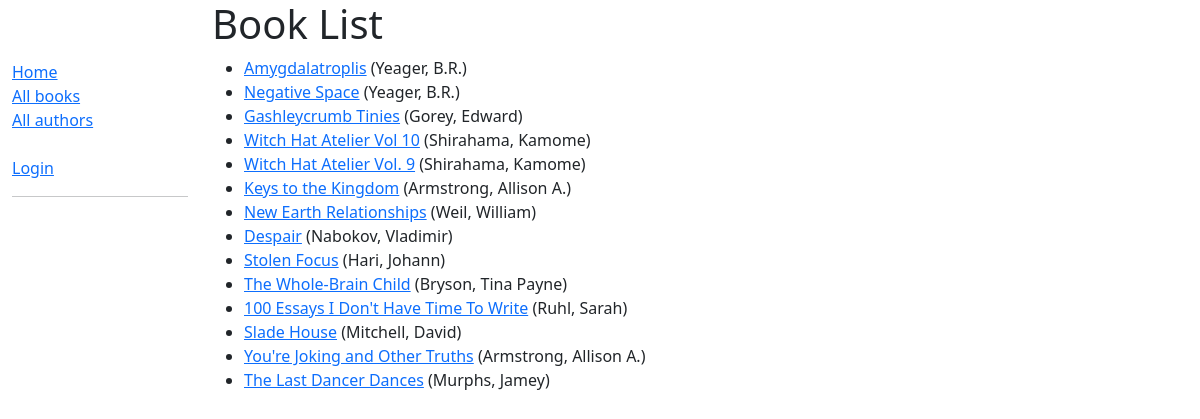
/catalog/books/, run on the app's committed database.
### catalog/models.py (models this page shows, shortened)
class Book(models.Model):
    title = models.CharField(max_length=200)
    volume = models.IntegerField(null=True, blank=True)
    author = models.ForeignKey('Author', on_delete=models.RESTRICT, null=True)
    summary = models.TextField(
        max_length=1000, help_text="Enter a brief description of the book")
    ibsn = models.CharField('IBSN', max_length=13,
                            unique=True, help_text='13 Characters <a '
                                                   'href="https://www.isbn-international.org/content/what-isbn'
                                                   '">ISBN number</a>')
    genre = models.ManyToManyField(Genre, help_text="Select a genre for this book")
    language = models.ForeignKey(
        'Language', on_delete=models.SET_NULL, null=True)
    def get_absolute_url(self):
        return reverse('book-detail', args=[str(self.id)])
    def display_genre(self):
        """Create a string for the Genre. This is required to display genre in Admin."""
        return ', '.join(genre.name for genre in self.genre.all()[:3])
    display_genre.short_description = 'Genre'

class Author(models.Model):
    first_name = models.CharField(max_length=100)
    last_name = models.CharField(max_length=100)
    date_of_birth = models.DateField("born", null=True, blank=True)
    date_of_death = models.DateField('died', null=True, blank=True)
    nationality = models.CharField(max_length=200, blank=True)
    class Meta:
        ordering = ['last_name', 'first_name']
    def __str__(self):
        return f'{self.last_name}, {self.first_name}'

### catalog/views.py (the view)
# urls.py: path('books/', views.BookListView.as_view(), name='books'),
class BookListView(generic.ListView):
    model = Book
    paginate_by = 20

### catalog/templates/catalog/book_list.html
{% extends "base_generic.html" %}
{% block content %}
  <h1>Book List</h1>
  {% if book_list %}
    <ul>
      {% for book in book_list %}
      <li>
        <a href="{{ book.get_absolute_url }}">{{ book.title }}</a>
        ({{book.author}})
      </li>
      {% endfor %}
    </ul>
  {% else %}
    <p>There are no books in the library.</p>
  {% endif %}
{% endblock %}

### data on the page
Book: title "Amygdalatroplis", author "Yeager, B.R."
Book: title "Negative Space", author "Yeager, B.R."
Book: title "Gashleycrumb Tinies", author "Gorey, Edward"
Book: title "Witch Hat Atelier Vol 10", author "Shirahama, Kamome"
Book: title "Witch Hat Atelier Vol. 9", author "Shirahama, Kamome"
Book: title "Keys to the Kingdom", author "Armstrong, Allison A."
Book: title "New Earth Relationships", author "Weil, William"
Book: title "Despair", author "Nabokov, Vladimir"
Book: title "Stolen Focus", author "Hari, Johann"
Book: title "The Whole-Brain Child", author "Bryson, Tina Payne"
Book: title "100 Essays I Don't Have Time To Write", author "Ruhl, Sarah"
Book: title "Slade House", author "Mitchell, David"
Book: title "You're Joking and Other Truths", author "Armstrong, Allison A."
Book: title "The Last Dancer Dances", author "Murphs, Jamey"
